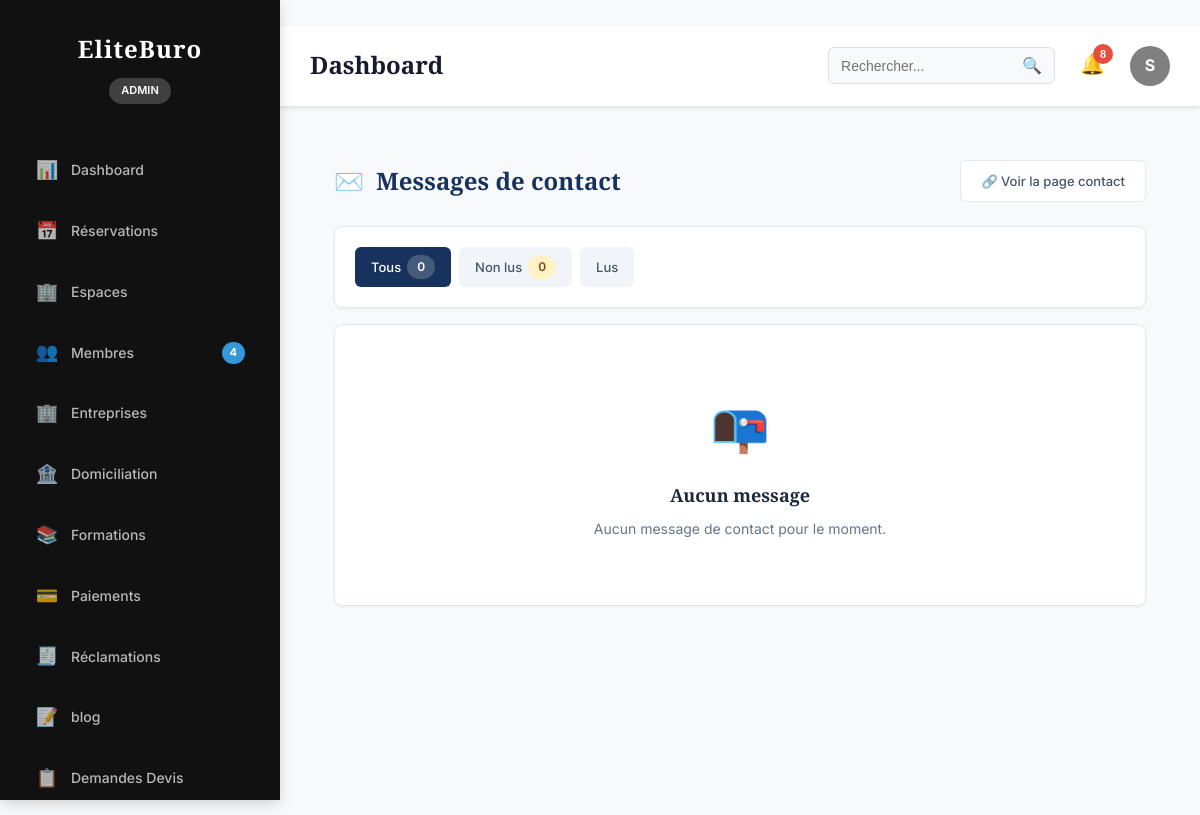
/dashboard/contact-messages/ (signed in), run on an earlier commit of the app's database.
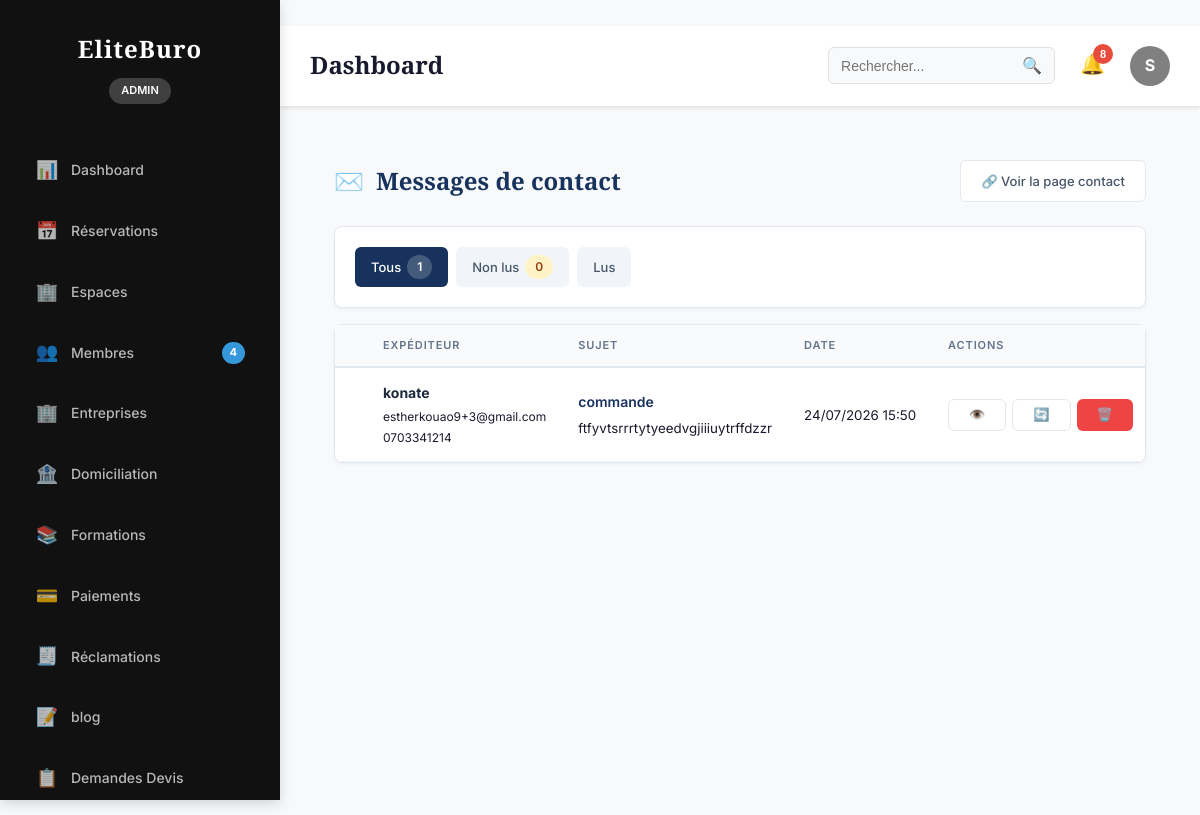
And on a later commit of the database.
### accounts/models.py (models this page shows, shortened)
class User(AbstractUser):
    class Role(models.TextChoices):
        ADMIN = "ADMIN", "Administrateur"
        MANAGER = "MANAGER", "Gestionnaire"
        MEMBER = "MEMBER", "Membre"
        TRAINER = "TRAINER", "Formateur"
    username = None
    id = models.UUIDField(
        primary_key=True,
        default=uuid.uuid4,
        editable=False
    )
    email = models.EmailField(
        unique=True
    )
    first_name = models.CharField(
        max_length=150
    )
    last_name = models.CharField(
        max_length=150
    )
    phone_validator = RegexValidator(
        regex=r'^\+?[0-9]{8,15}$',
        message="Numéro de téléphone invalide."
    )
    phone = models.CharField(
        max_length=20,
        validators=[phone_validator],
        unique=True
    )
    avatar = models.ImageField(
        upload_to="users/avatar/",
        blank=True,
        null=True
    )
    role = models.CharField(
        max_length=20,
        choices=Role.choices,
        default=Role.MEMBER
    )
    company_name = models.CharField(
        max_length=255,
        blank=True
    )
    job_title = models.CharField(
        max_length=255,
        blank=True
    )
    birth_date = models.DateField(
        blank=True,
        null=True
    )
    gender = models.CharField(
        max_length=20,
        blank=True
    )
    website = models.URLField(
        blank=True
    )
    bio = models.TextField(
        blank=True
    )
    language = models.CharField(
        max_length=10,
        default="fr"
    )
    timezone = models.CharField(
        max_length=100,
        default="Africa/Abidjan"
    )
    is_email_verified = models.BooleanField(
        default=False
    )
    is_phone_verified = models.BooleanField(
        default=False
    )
    receive_email_notification = models.BooleanField(
        default=True
    )
    receive_sms_notification = models.BooleanField(
        default=True
    )
    receive_whatsapp_notification = models.BooleanField(
        default=True
    )
    last_activity = models.DateTimeField(
        null=True,
        blank=True
    )
    created_at = models.DateTimeField(
        auto_now_add=True
    )
    updated_at = models.DateTimeField(
        auto_now=True
    )
    USERNAME_FIELD = "email"
    REQUIRED_FIELDS = []
    objects = UserManager()
    class Meta:
        ordering = ["-created_at"]
        verbose_name = "Utilisateur"
        verbose_name_plural = "Utilisateurs"

### core/models.py (models this page shows, shortened)
class ContactMessage(models.Model):
    nom = models.CharField(max_length=255)
    email = models.EmailField()
    telephone = models.CharField(max_length=50, blank=True, default="")
    sujet = models.CharField(max_length=255)
    message = models.TextField()
    lu = models.BooleanField(default=False, verbose_name="Lu")
    lu_le = models.DateTimeField(null=True, blank=True)
    created_at = models.DateTimeField(auto_now_add=True)
    class Meta:
        verbose_name = "Message de contact"
        verbose_name_plural = "Messages de contact"
        ordering = ["-created_at"]

### dashboard/views.py (the view)
# urls.py: path("contact-messages/", AdminContactMessagesListView.as_view(), name="contact_messages"),
class AdminContactMessagesListView(AdminBaseView):
    template_name = "dashboard/admin/contact_messages_list.html"
    def get_context_data(self, **kwargs):
        context = super().get_context_data(**kwargs)
        from core.models import ContactMessage
        context["active_section"] = "contact_messages"
        messages_qs = ContactMessage.objects.all().order_by("-created_at")
        statut_filter = self.request.GET.get("statut", "")
        if statut_filter == "non_lu":
            messages_qs = messages_qs.filter(lu=False)
        elif statut_filter == "lu":
            messages_qs = messages_qs.filter(lu=True)
        context["contact_messages"] = messages_qs
        context["total_count"] = ContactMessage.objects.count()
        context["unread_count"] = ContactMessage.objects.filter(lu=False).count()
        context["current_filter"] = statut_filter
        return context

### templates/dashboard/admin/contact_messages_list.html (shortened to what this page needs)
{% extends "layouts/base_admin.html" %}
{% load static %}
{% block content %}
<div class="admin-content">
    <div class="admin-header">
        <h1>
            <span class="admin-header-icon">✉️</span>
            Messages de contact
        </h1>
        <div class="admin-actions">
            <a href="{% url 'core:contact' %}" target="_blank" class="btn btn-outline">
                🔗 Voir la page contact
            </a>
        </div>
    </div>
    <div class="card mb-4">
        <div class="card-body">
            <div class="filter-bar">
                <a href="{% url 'dashboard_admin:contact_messages' %}"
                   class="filter-btn {% if current_filter == '' %}active{% endif %}">
                    Tous <span class="badge">{{ total_count }}</span>
                </a>
                <a href="{% url 'dashboard_admin:contact_messages' %}?statut=non_lu"
                   class="filter-btn {% if current_filter == 'non_lu' %}active{% endif %}">
                    Non lus <span class="badge badge-warning">{{ unread_count }}</span>
                </a>
                <a href="{% url 'dashboard_admin:contact_messages' %}?statut=lu"
                   class="filter-btn {% if current_filter == 'lu' %}active{% endif %}">
                    Lus
                </a>
            </div>
        </div>
    </div>
    <div class="card">
        <div class="card-body p-0">
            {% if contact_messages %}
                <div class="table-responsive">
                    <table class="table">
                        <thead>
                            <tr>
                                <th class="th-status"></th>
                                <th>Expéditeur</th>
                                <th>Sujet</th>
                                <th>Date</th>
                                <th class="th-actions">Actions</th>
                            </tr>
                        </thead>
                        <tbody>
                            {% for msg in contact_messages %}
                                <tr class="{% if not msg.lu %}unread{% endif %}">
                                    <td class="td-status">
                                    </td>
                                    <td>
                                        <div class="sender-info">
                                            <strong>{{ msg.nom }}</strong>
                                            <small class="text-muted">{{ msg.email }}</small>
                                            {% if msg.telephone %}
                                                <small class="text-muted">{{ msg.telephone }}</small>
                                            {% endif %}
                                        </div>
                                    </td>
                                    <td>
                                        <a href="{% url 'dashboard_admin:contact_message_detail' msg.id %}" class="message-subject">
                                            {{ msg.sujet|truncatechars:60 }}
                                        </a>
                                        <br>
                                        <small class="text-muted">{{ msg.message|truncatechars:80 }}</small>
                                    </td>
                                    <td class="td-date">
                                        <small>{{ msg.created_at|date:"d/m/Y H:i" }}</small>
                                    </td>
                                    <td class="td-actions">
                                        <div class="action-btns">
                                            <a href="{% url 'dashboard_admin:contact_message_detail' msg.id %}"
                                               class="btn btn-sm btn-outline"
                                               title="Voir le détail">
                                                👁️
                                            </a>
                                            {% if not msg.lu %}
                                                <form method="POST" action="{% url 'dashboard_admin:contact_message_mark_read' msg.id %}" class="d-inline">
                                                    {% csrf_token %}
                                                    <button type="submit" class="btn btn-sm btn-success" title="Marquer comme lu">
                                                        ✅
                                                    </button>
                                                </form>
                                            {% else %}
                                                <form method="POST" action="{% url 'dashboard_admin:contact_message_mark_unread' msg.id %}" class="d-inline">
                                                    <button type="submit" class="btn btn-sm btn-outline" title="Marquer comme non lu">
                                                        🔄
                                                    </button>
                                                </form>
                                            {% endif %}
                                            <form method="POST" action="{% url 'dashboard_admin:contact_message_delete' msg.id %}"
                                                  class="d-inline"
                                                  onsubmit="return confirm('Êtes-vous sûr de vouloir supprimer ce message ?');">
                                                <button type="submit" class="btn btn-sm btn-danger" title="Supprimer">
                                                    🗑️
                                                </button>
                                            </form>
                                        </div>
                                    </td>
                                </tr>
                            {% endfor %}
                        </tbody>
                    </table>
                </div>
            {% else %}
                <div class="empty-state">
                    <div class="empty-icon">📭</div>
                    <h3>Aucun message</h3>
                    <p>Aucun message de contact pour le moment.</p>
                </div>
            {% endif %}
        </div>
    </div>
</div>
{% endblock %}

### templates/layouts/base_admin.html (shortened to what this page needs)
<!DOCTYPE html>
<html lang="fr">
<head>
    {% load static %}
    <link rel="stylesheet" href="{% static 'css/admin.css' %}">
</head>
<body>
    {% include "partials/admin_sidebar.html" %}
    <div class="main-container">
        {% include "partials/header.html" %}
        <main class="content">
            {% block content %}
            {% endblock %}
        </main>
    </div>
</body>
</html>

### templates/partials/admin_sidebar.html (shortened to what this page needs)
lile t{% load static %}
<aside class="sidebar">
    <div class="sidebar-header">
        <h2>EliteBuro</h2>
        <p class="admin-badge">Admin</p>
    </div>
    <nav class="sidebar-nav">
        <a href="{% url 'dashboard_admin:index' %}"
           class="nav-item {% if active_section == 'dashboard' %}active{% endif %}">
            <span class="nav-icon">📊</span>
            <span class="nav-label">Dashboard</span>
        </a>
        <a href="{% url 'dashboard_admin:reservations' %}"
           class="nav-item {% if active_section == 'reservations' %}active{% endif %}">
            <span class="nav-icon">📅</span>
            <span class="nav-label">Réservations</span>
        </a>
        <a href="{% url 'dashboard_admin:coworking' %}"
           class="nav-item {% if active_section == 'espaces' %}active{% endif %}">
            <span class="nav-icon">🏢</span>
            <span class="nav-label">Espaces</span>
        </a>
        <a href="{% url 'dashboard_admin:users' %}"
           class="nav-item {% if active_section == 'membres' %}active{% endif %}">
            <span class="nav-icon">👥</span>
            <span class="nav-label">Membres</span>
            <span class="nav-badge">{{ stats.users|default_if_none:0 }}</span>
        </a>
        <a href="{% url 'dashboard_admin:companies' %}"
           class="nav-item {% if active_section == 'entreprises' %}active{% endif %}">
            <span class="nav-icon">🏢</span>
            <span class="nav-label">Entreprises</span>
        </a>
        <a href="{% url 'dashboard_admin:domiciliation' %}"
           class="nav-item {% if active_section == 'domiciliation' %}active{% endif %}">
            <span class="nav-icon">🏦</span>
            <span class="nav-label">Domiciliation</span>
        </a>
        <a href="{% url 'dashboard_admin:formations' %}"
           class="nav-item {% if active_section == 'formations' %}active{% endif %}">
            <span class="nav-icon">📚</span>
            <span class="nav-label">Formations</span>
        </a>
        <a href="{% url 'dashboard_admin:payments' %}"
           class="nav-item {% if active_section == 'paiements' %}active{% endif %}">
            <span class="nav-icon">💳</span>
            <span class="nav-label">Paiements</span>
        </a>
        <a href="{% url 'reclamation_admin:list' %}"
           class="nav-item {% if active_section == 'reclamations' %}active{% endif %}">
            <span class="nav-icon">🧾</span>
            <span class="nav-label">Réclamations</span>
        </a>
         <a href="{% url 'blog:articles_list' %}"
            class="nav-item {% if active_section == 'blog_categories' %}active{% endif %}">
                <span class="nav-icon">📝</span>
                <span class="nav-label">blog</span>
            </a>
        <a href="{% url 'dashboard_admin:devis_formation_list' %}"
           class="nav-item {% if active_section == 'devis_formation' %}active{% endif %}">
            <span class="nav-icon">📋</span>
            <span class="nav-label">Demandes Devis</span>
        </a>
    </nav>
</aside>

### templates/partials/header.html (shortened to what this page needs)
<header class="top-bar">
    <div class="top-bar-left">
        <h1 class="page-title">
            {% block page_title %}
            Dashboard
            {% endblock %}
        </h1>
    </div>
    <div class="top-bar-right">
        <div class="search-box">
            <input
                type="text"
                class="search-input"
                placeholder="Rechercher...">
            <button class="search-btn">
                🔍
            </button>
        </div>
        <div class="notifications">
            <button class="notification-btn">
                🔔
                <span class="notification-count">
                    {{ recent_activity|length|default:0 }}
                </span>
            </button>
        </div>
        <div class="user-menu">
            <div class="user-avatar">
                {{ request.user.first_name|slice:":1"|default:"A" }}
            </div>
        </div>
    </div>
</header>

What changed in the data, as far as the page shows it:
added ContactMessage: nom "konate", email "estherkouao9+3@gmail.com", telephone "0703341214", sujet "commande", message "ftfyvtsrrrtytyeedvgjiiiuytrffdzzr", created_at "24/07/2026 15:50"
Also different on the page:
{{ total_count }}: "0" → "1"
text no longer shown: "📭 Aucun message Aucun message de contact pour le moment."
text now shown: "EXPÉDITEUR SUJET DATE ACTIONS"
